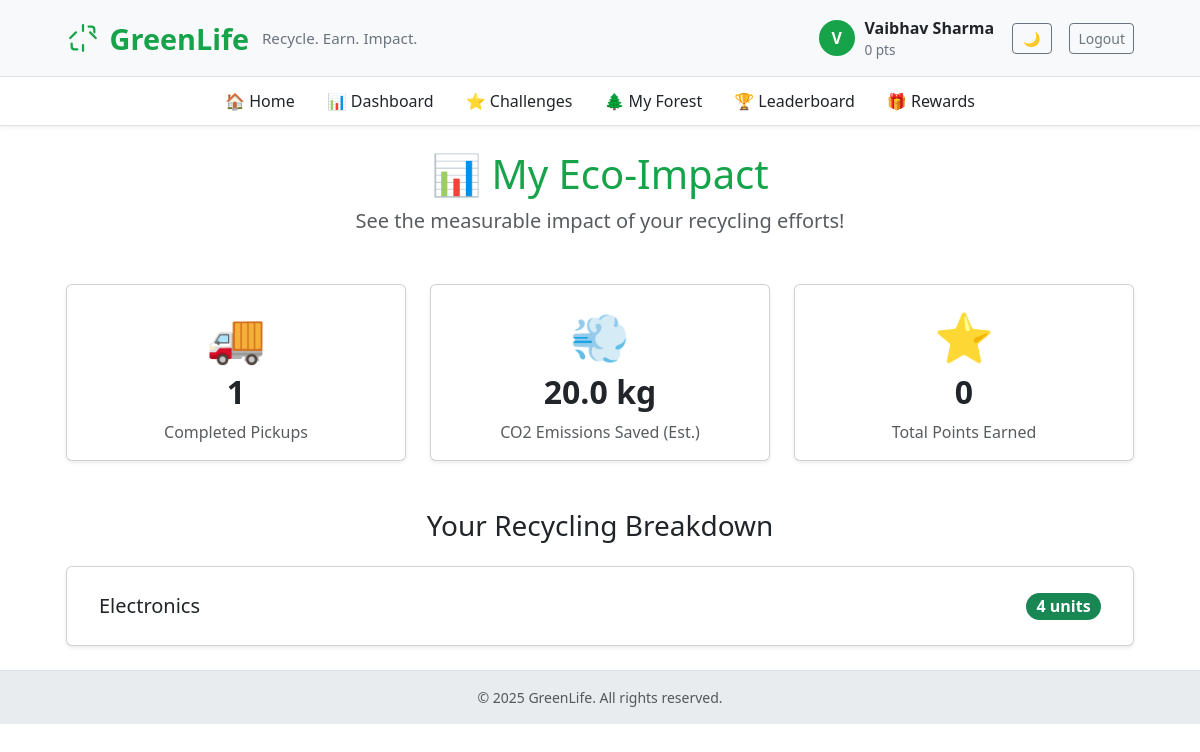
The page /dashboard (signed in) on the database its author committed.
### app.py (models this page shows, shortened)
class User(UserMixin, db.Model):
    id = db.Column(db.Integer, primary_key=True)
    name = db.Column(db.String(120), unique=True, nullable=False)
    email = db.Column(db.String(150), unique=True, nullable=True)
    phone = db.Column(db.String(20), nullable=True)
    password_hash = db.Column(db.String(200), nullable=True)
    points = db.Column(db.Integer, default=0)
    address = db.Column(db.String(300), nullable=True)
    tree_level = db.Column(db.Integer, default=0)

class Pickup(db.Model):
    id = db.Column(db.Integer, primary_key=True)
    user_id = db.Column(db.Integer, db.ForeignKey('user.id'), nullable=False)
    item_type = db.Column(db.String(100))
    quantity = db.Column(db.Integer)
    address = db.Column(db.String(300))
    preferred_date = db.Column(db.String(50))
    preferred_time = db.Column(db.String(50))
    status = db.Column(db.String(50), default='requested')
    rider_id = db.Column(db.Integer, db.ForeignKey('rider.id'), nullable=True)
    created_at = db.Column(db.DateTime, server_default=db.func.now())

### app.py (the view)
@app.route("/dashboard")
@login_required
def dashboard():
    if not isinstance(current_user, User):
        return redirect(url_for('rider_dashboard'))
    total_pickups = Pickup.query.filter_by(user_id=current_user.id).count()
    items_saved_query = db.session.query(
        Pickup.item_type,
        db.func.sum(Pickup.quantity)
    ).filter_by(user_id=current_user.id).group_by(Pickup.item_type).all()
    carbon_map = {
        "Plastic Bottles": 2.5, "Cardboard": 1.2, "Electronics": 5.0,
        "Metal": 3.0, "Glass": 0.8, "E-Waste": 5.0
    }
    stats = {}
    total_carbon_saved = 0
    for item, quantity in items_saved_query:
        stats[item] = quantity
        total_carbon_saved += carbon_map.get(item, 0.5) * quantity
    return render_template("dashboard.html",
                           stats=stats,
                           total_pickups=total_pickups,
                           total_carbon=round(total_carbon_saved, 2))

### app.py (called while the page is built)
@app.context_processor
def inject_now():
    return {'now': datetime.utcnow}

@login_manager.user_loader
def load_user(user_id):
    u = db.session.get(User, int(user_id))
    if u:
        return u
    return db.session.get(Rider, int(user_id))

### templates/dashboard.html (shortened to what this page needs)
{% extends "base.html" %}
{% block content %}
<div class="text-center mb-5">
  <h1 class="display-6" style="color: var(--eco-green);">📊 My Eco-Impact</h1>
  <p class="lead text-muted">See the measurable impact of your recycling efforts!</p>
</div>
<div class="row g-4">
  <div class="col-md-4">
    <div class="card h-100 shadow-sm">
      <div class="card-body text-center">
        <div style="font-size: 3rem;">🚚</div>
        <h3 class="card-title h2 fw-bold">{{ total_pickups }}</h3>
        <p class="card-text text-muted">Completed Pickups</p>
      </div>
    </div>
  </div>
  <div class="col-md-4">
    <div class="card h-100 shadow-sm">
      <div class="card-body text-center">
        <div style="font-size: 3rem;">💨</div>
        <h3 class="card-title h2 fw-bold">{{ total_carbon }} kg</h3>
        <p class="card-text text-muted">CO2 Emissions Saved (Est.)</p>
      </div>
    </div>
  </div>
  <div class="col-md-4">
    <div class="card h-100 shadow-sm">
      <div class="card-body text-center">
        <div style="font-size: 3rem;">⭐</div>
        <h3 class="card-title h2 fw-bold">{{ current_user.points or 0 }}</h3>
        <p class="card-text text-muted">Total Points Earned</p>
      </div>
    </div>
  </div>
</div>
<div class="mt-5">
  <h3 class="text-center mb-4">Your Recycling Breakdown</h3>
  <div class="card shadow-sm">
    <div class="card-body">
      {% if stats %}
        <ul class="list-group list-group-flush">
          {% for item, quantity in stats.items() %}
            <li class="list-group-item d-flex justify-content-between align-items-center fs-5">
              {{ item }}
              <span class="badge bg-success rounded-pill fs-6">{{ quantity }} units</span>
            </li>
          {% endfor %}
        </ul>
      {% else %}
        <p class="text-center text-muted p-3">You have no completed pickups yet. Request one from the home page to get started!</p>
      {% endif %}
    </div>
  </div>
</div>
{% endblock %}

### templates/base.html (shortened to what this page needs)
<!doctype html>
<html lang="en">
<head>
  <link href="https://cdn.jsdelivr.net/npm/bootstrap@5.3.2/dist/css/bootstrap.min.css" rel="stylesheet">
</head>
<body>
  <header class="brand-bar">
    <div class="container-narrow d-flex justify-content-between align-items-center">
      <div class="d-flex align-items-center">
        <a href="{{ url_for('index') }}" class="brand-title text-decoration-none">
          <span>GreenLife</span>
          <small class="brand-sub d-none d-md-inline">Recycle. Earn. Impact.</small>
        </a>
      </div>
      <nav>
        {% if current_user.is_authenticated %}
        <div class="user-bubble">
          <div class="avatar">{{ current_user.name[0]|upper }}</div>
          <div class="d-none d-md-block">
            <div style="font-weight:700">{{ current_user.name }}</div>
            {% if current_user.points is defined %}
              <div style="font-size:.85rem; color:#6b7280">{{ current_user.points or 0 }} pts</div>
            {% else %}
              <div style="font-size:.85rem; color:#6b7280">Rider Account</div>
            {% endif %}
          </div>
          <button id="theme-toggle" class="btn btn-outline-secondary btn-sm ms-2" style="width: 40px;"></button>
          <a href="{{ url_for('logout') }}" class="btn btn-outline-secondary btn-sm ms-2">Logout</a>
        </div>
        {% else %}
        <div>
          <button id="theme-toggle" class="btn btn-outline-secondary btn-sm me-2" style="width: 40px;"></button>
          <a href="{{ url_for('login') }}" class="btn btn-primary btn-sm">Login</a>
          <a href="{{ url_for('signup') }}" class="btn btn-outline-success btn-sm ms-2">Sign up</a>
        </div>
        {% endif %}
      </nav>
    </div>
  </header>
  {% if current_user.is_authenticated and current_user.points is defined %}
  <nav class="sub-nav sticky-top">
    <div class="container-narrow d-flex justify-content-center">
      <ul class="nav">
        <li class="nav-item"><a class="nav-link" href="{{ url_for('index') }}">🏠 Home</a></li>
        <li class="nav-item"><a class="nav-link" href="{{ url_for('dashboard') }}">📊 Dashboard</a></li>
        <li class="nav-item"><a class="nav-link" href="{{ url_for('challenges') }}">⭐ Challenges</a></li>
        <li class="nav-item"><a class="nav-link" href="{{ url_for('forest') }}">🌲 My Forest</a></li>
        <li class="nav-item"><a class="nav-link" href="{{ url_for('leaderboard') }}">🏆 Leaderboard</a></li>
        <li class="nav-item"><a class="nav-link" href="{{ url_for('rewards') }}">🎁 Rewards</a></li>
      </ul>
    </div>
  </nav>
  {% endif %}
  <main class="py-4">
    <div class="container container-narrow">
      {% block content %}{% endblock %}
    </div>
  </main>
  <footer class="text-center py-3 small text-muted">
    © {{ now().year }} GreenLife. All rights reserved.
  </footer>
</body>
</html>

### templates/base.html (style rules this page uses)
:root { --eco-green: #16a34a; --eco-dark: #0f5132; --eco-light: #f0fdf4; }
body { background-color: var(--bs-body-bg); min-height: 100vh; font-family: 'Segoe UI', system-ui, sans-serif; }
.brand-bar { background-color: var(--bs-tertiary-bg); border-bottom: 1px solid var(--bs-border-color); padding: 16px 0; }
.brand-title { color: var(--eco-green); font-weight: 800; font-size: 1.8rem; display: inline-flex; align-items: center; gap: .6rem; }
.brand-sub { color: #6b7280; font-weight: 500; font-size: .95rem; margin-left: .2rem; }
.user-bubble { display: flex; align-items: center; gap: .6rem; }
.avatar { width: 36px; height: 36px; border-radius: 50%; background: var(--eco-green); color: white; display: inline-flex; align-items: center; justify-content: center; font-weight: 700; }
.container-narrow { max-width: 1100px; margin: 0 auto; padding: 0 1rem; }
footer { background-color: var(--bs-secondary-bg); border-top: 1px solid var(--bs-border-color); }
.sub-nav { background-color: var(--bs-body-bg); border-bottom: 1px solid var(--bs-border-color); box-shadow: 0 2px 4px rgba(0,0,0,0.05); }
.sub-nav .nav-link { color: var(--bs-body-color); font-weight: 500; padding: .75rem 1rem; }

### rows shown on the page
User: name "V", name "Vaibhav Sharma", points "0"
Pickup: item_type "Electronics", quantity "4"

### other values the page prints
{{ total_pickups }} "1"
{{ total_carbon }} "20.0"
